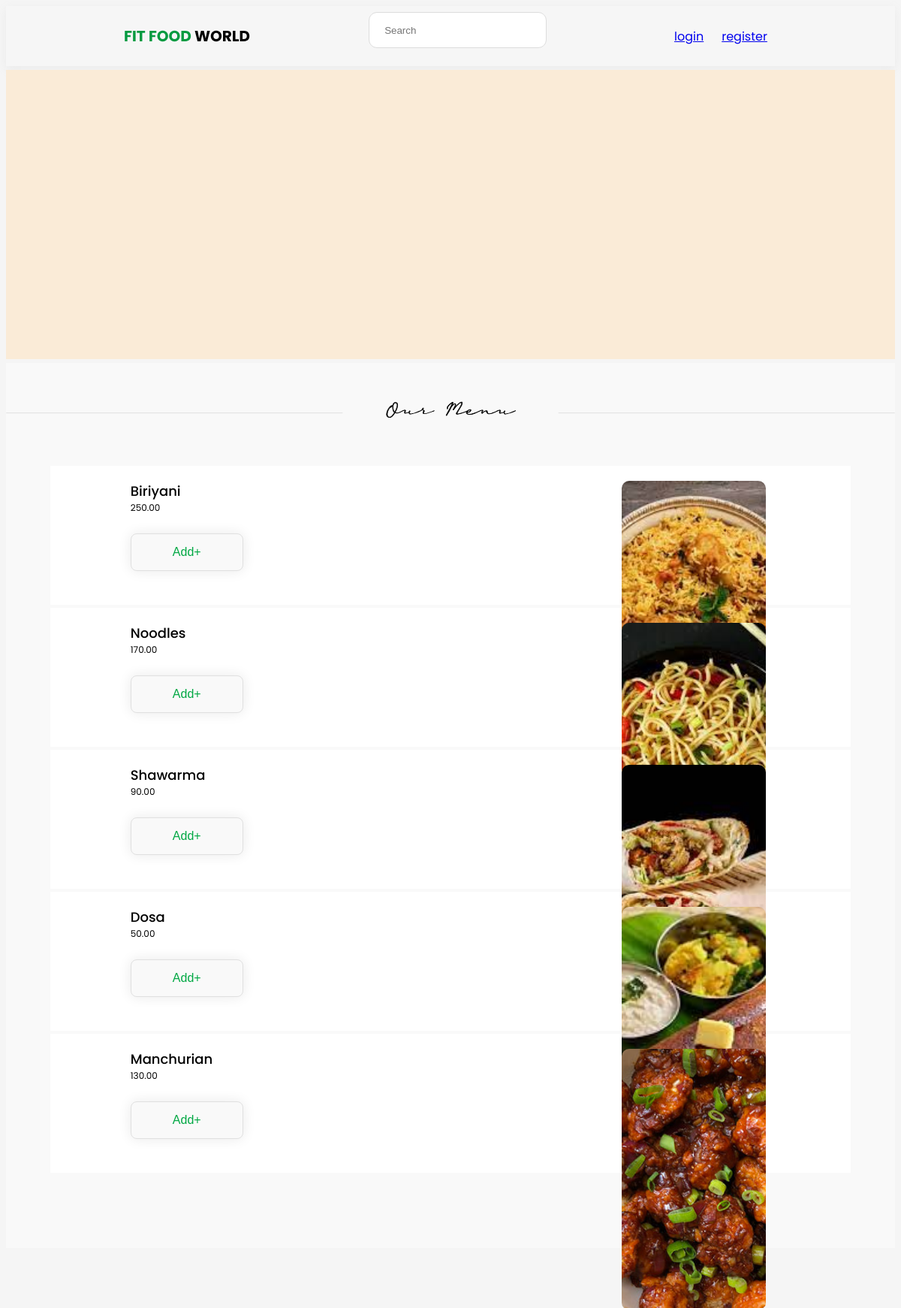
The page / on the database its author committed.
### pages/models.py (models this page shows, shortened)
class Food(models.Model):
    Food_name = models.CharField(max_length=200)
    Description = models.TextField(default='-', blank=True)
    Food_price = models.DecimalField(default='-',max_digits=10, decimal_places=2)
    Image = models.ImageField(null=True,blank=True,upload_to='images/')
    Calories = models.DecimalField(default=0, max_digits=10, decimal_places=2)

### pages/views.py (the view)
# urls.py: path('', views.food, name='home'),
def food(request):
    food_list = Food.objects.all()
    context = {'food_list': food_list}
    return render(request, 'pages/homepage.html', context)

### pages/templates/pages/homepage.html (shortened to what this page needs)
{% load static %}
<!DOCTYPE html>
<html lang="en">
<head>
    <link rel="stylesheet" href="{% static 'css/main.css' %}">
</head>
<body>
    <div class="navbar">
        <div class="searchbarset">
            <form method=POST
            action="{% url 'search' %}">
            <input type="search" placeholder="Search" class="searchbar" aria-label="Search" name="searched">
        </form>
        </div>
        <div class="navemenuitemslist">
        {% if user.is_authenticated %}
        {% comment %} <div class="alert alert-success" role="alert">
            <a class="navemenuitem" href="{% url 'logout' %}">Logout</a>
        </div> {% endcomment %}
        <a class="navemenuitem" href="{% url 'diet' %}">diet</a>
        <div class="iconmenu">
            <a href="{% url 'cart' %}"><svg class= "carticon" width="29" height="26" viewBox="0 0 34 31" fill="none" xmlns="http://www.w3.org/2000/svg">
            <path d="M30.3333 2H3.66667C2.74619 2 2 2.74619 2 3.66667V27C2 27.9205 2.74619 28.6667 3.66667 28.6667H30.3333C31.2538 28.6667 32 27.9205 32 27V3.66667C32 2.74619 31.2538 2 30.3333 2Z" stroke="#3F3F3F" stroke-width="3.33333" stroke-linecap="round" stroke-linejoin="round"/>
            <path d="M22 8.6665C22 11.4279 19.7614 13.6665 17 13.6665C14.2386 13.6665 12 11.4279 12 8.6665" stroke="#3F3F3F" stroke-width="3.33333" stroke-linecap="round" stroke-linejoin="round"/>
            </svg></a>
            <a href="{% url 'profile' %}"><svg  class = "usericon" width="25" height="35" viewBox="0 0 25 30" fill="none" xmlns="http://www.w3.org/2000/svg">
                <path d="M2 28.0002C2 24.1711 6.65624 21.0669 12.4 21.0669C18.1438 21.0669 22.8 24.1711 22.8 28.0002" stroke="#3F3F3F" stroke-width="2.93333" stroke-linecap="round" stroke-linejoin="round"/>
                <path d="M12.4001 15.8667C16.2293 15.8667 19.3335 12.7625 19.3335 8.93333C19.3335 5.10416 16.2293 2 12.4001 2C8.57096 2 5.4668 5.10416 5.4668 8.93333C5.4668 12.7625 8.57096 15.8667 12.4001 15.8667Z" stroke="#3F3F3F" stroke-width="2.93333" stroke-linecap="round" stroke-linejoin="round"/>
            </svg></a>
        </div>
        {% else %}
        <div class="alert alert-success" role="alert">
            <a class="navemenuitem" href="login/">login</a>
        </div>
        <div class="alert alert-success" role="alert">
            <a class="navemenuitem" href="register/">register</a>
        </div>
        {% endif %}
        </div>
    </div>
    <div class="bannersetion">
    </div>
    <div class="menubg">
            {% for food in food_list %}
            <div class="menucarditem">
            <div class="menuiteminfo">
                <div class="menuname">{{food.Food_name}}</div>
                <div class="menuprice">{{food.Food_price}}</div>
                <a href="{% url 'add_item' food.id %}">
                    <button type="button" name="button" class="menuaddbutton">
                        Add+
                    </button>
                </a><br>
                <div class="menuimgbg">
                    <img class="foodimg" src="{{food.Image.url}}"/>
                </div>
            </div>
        </div>
        {% endfor %}
    </div>
</body>
</html>

### pages/static/css/main.css (style rules this page uses)
body { font-family: poppins; background-color: #F5F5F5; }
.navbar { width: 100%; height: 80px; background: rgba(255, 255, 255, 0.11); box-shadow: 0px 4px 12px rgb(164 164 164 / 12%); display: flex; flex-direction: row; align-items: center; justify-content: space-evenly; }
.searchbar { padding-left: 20px; padding-right: 60px; height: 60%; width: 100%; background: #FFFFFF; border: 1.5px solid #DDDDDD; box-sizing: border-box; border-radius: 11px; }
.searchbarset { display: flex; height: 100%; width: 20%; flex-direction: row; align-items: center; }
.navemenuitem { margin-left: 12px; margin-right: 12px; }
.navemenuitemslist { display: flex; flex-direction: row; align-items: center; }
.bannersetion { margin-top: 5px; width: 100%; height: 385px; background-color: antiquewhite; }
.seperatorofmenuinhome { margin-top: 20px; margin-bottom: 50px; width:100%; height: auto; }
.menubg { margin-top: 5px; width: 100%; height: fit-content; padding-top: 30px; padding-bottom: 100px; background-color: #F9F9F9; display: flex; flex-direction: column; align-items: center; }
.menucarditem { margin-top: 4px; width: 90%; display: flex; height: fit-content; padding-top: 20px; padding-bottom: 20px; background-color: #FFFFFF; flex-direction: row; }
.menuiteminfo { margin-left: 10%; display: flex; flex-direction: column; align-items: flex-start; }
.menuname { font-size: 18px; font-weight: 500; margin-bottom: 0; }
.menuprice { font-size: 12px; margin-top: 0; }
.menuaddbutton { margin-top: 25px; height: 50px; width: 150px; background: #F9F9F9; border: 0.729323px solid #E0E0E0; box-sizing: border-box; box-shadow: 0px 0px 17.5038px rgba(0, 0, 0, 0.09); border-radius: 8.02256px; font-size: 16px; font-weight: 500; color: #00A843; }
.menuimgbg { border-radius: 9.4812px; position: absolute; width: 16%; height: 20%; right: 15%; }
.foodimg { height: 100%; width: 100%; border-radius: 10px; object-fit: cover; }

### rows shown on the page
Food: Food_name "Biriyani", Food_price "250.00", Image (picture)
Food: Food_name "Noodles", Food_price "170.00", Image (picture)
Food: Food_name "Shawarma", Food_price "90.00", Image (picture)
Food: Food_name "Dosa", Food_price "50.00", Image (picture)
Food: Food_name "Manchurian", Food_price "130.00", Image (picture)
